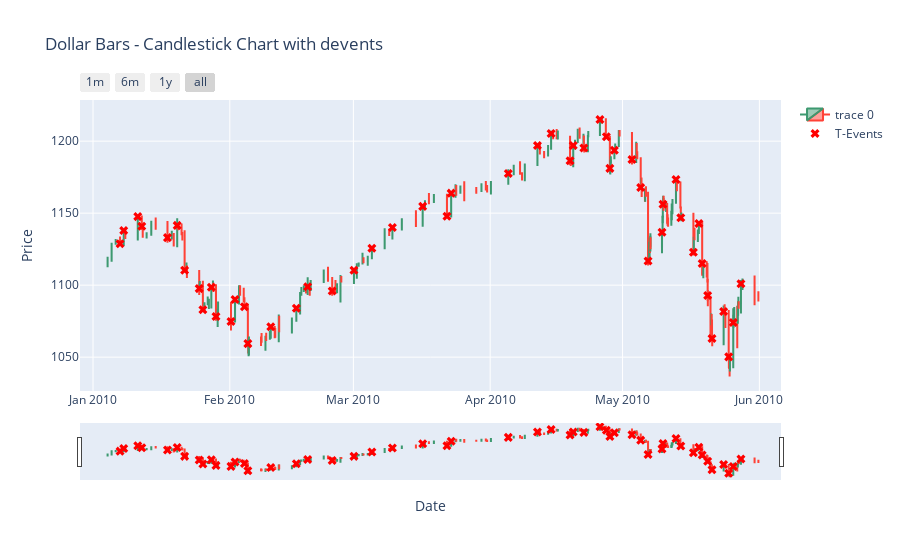

The cell this chart's notebook holds for it:
### Code cell
# Dollar Bars Analysis with date range control
start_date = '2010-01-01'
end_date = '2010-06-01'

# Filter data by date range
mask = (dollar_bars.index >= start_date) & (dollar_bars.index < end_date)
dollar_bars_filtered = dollar_bars[mask]

fig = go.Figure(data=[go.Candlestick(x=dollar_bars_filtered.index,
                open=dollar_bars_filtered['open'],
                high=dollar_bars_filtered['high'],
                low=dollar_bars_filtered['low'],
                close=dollar_bars_filtered['close'])])

# Add devents overlay
devents_subset = devents[devents.isin(dollar_bars_filtered.index)]
if len(devents_subset) > 0:
    devent_prices = dollar_bars.loc[devents_subset, 'close']
    fig.add_trace(go.Scatter(
        x=devents_subset,
        y=devent_prices,
        mode='markers',
        marker=dict(color='red', size=8, symbol='x'),
        name='T-Events'
    ))

fig.update_layout(
    title='Dollar Bars - Candlestick Chart with devents', 
    xaxis_title='Date', 
    yaxis_title='Price',
    xaxis=dict(
        rangeselector=dict(
            buttons=list([
                dict(count=1, label="1m", step="month", stepmode="backward"),
                dict(count=6, label="6m", step="month", stepmode="backward"),
                dict(count=1, label="1y", step="year", stepmode="backward"),
                dict(step="all")
            ])
        ),
        rangeslider=dict(visible=True),
        type="date"
    )
)
fig.show()

### Figure 1 — Plotly figure (JSON) as saved in the notebook; plotly's stock layout.template omitted (floating-point values rounded to 4 significant figures; data arrays with more than 128 entries replaced by an {"elided": "..."} marker saying what was removed)
{"data": [{"close": {"elided": "213 float values"}, "high": {"elided": "213 float values"}, "low": {"elided": "213 float values"}, "open": {"elided": "213 float values"}, "type": "candlestick", "x": {"elided": "213 str values"}}, {"marker": {"color": "red", "size": 8, "symbol": "x"}, "mode": "markers", "name": "T-Events", "type": "scatter", "x": ["2010-01-07T03:05:55.000000000", "2010-01-07T23:07:48.000000000", "2010-01-11T03:28:15.000000000", "2010-01-12T01:17:28.000000000", "2010-01-17T21:03:50.000000000", "2010-01-20T01:55:42.000000000", "2010-01-21T18:14:21.000000000", "2010-01-25T01:35:36.000000000", "2010-01-25T21:34:51.000000000", "2010-01-27T19:31:26.000000000", "2010-01-28T20:44:56.000000000", "2010-02-01T06:22:18.000000000", "2010-02-02T04:25:55.000000000", "2010-02-04T07:31:49.000000000", "2010-02-05T02:15:24.000000000", "2010-02-10T06:49:45.000000000", "2010-02-16T01:53:08.000000000", "2010-02-18T15:32:44.000000000", "2010-02-24T04:48:40.000000000", "2010-03-01T03:09:30.000000000", "2010-03-05T04:42:54.000000000", "2010-03-09T20:20:31.000000000", "2010-03-16T17:00:00.000000000", "2010-03-22T05:01:33.000000000", "2010-03-23T03:51:13.000000000", "2010-04-05T02:32:15.000000000", "2010-04-11T17:04:31.000000000", "2010-04-14T19:22:07.000000000", "2010-04-19T02:25:35.000000000", "2010-04-19T19:44:13.000000000", "2010-04-22T05:29:26.000000000", "2010-04-25T20:59:28.000000000", "2010-04-27T07:56:47.000000000", "2010-04-28T03:03:27.000000000", "2010-04-29T03:38:25.000000000", "2010-05-03T03:13:20.000000000", "2010-05-05T02:44:42.000000000", "2010-05-06T18:37:31.000000000", "2010-05-09T22:30:28.000000000", "2010-05-10T03:53:43.000000000", "2010-05-13T02:32:50.000000000", "2010-05-14T04:45:33.000000000", "2010-05-17T01:16:18.000000000", "2010-05-18T07:03:20.000000000", "2010-05-19T01:01:00.000000000", "2010-05-20T06:52:18.000000000", "2010-05-21T06:26:52.000000000", "2010-05-23T21:46:29.000000000", "2010-05-25T01:14:56.000000000", "2010-05-26T02:00:23.000000000", "2010-05-27T19:53:35.000000000"], "y": [1129.0, 1138.0, 1148.0, 1141.0, 1133.0, 1142.0, 1110.0, 1098.0, 1083.0, 1099.0, 1078.0, 1075.0, 1090.0, 1085.0, 1059.0, 1071.0, 1084.0, 1099.0, 1096.0, 1110.0, 1126.0, 1140.0, 1155.0, 1148.0, 1164.0, 1178.0, 1197.0, 1205.0, 1186.0, 1197.0, 1195.0, 1215.0, 1203.0, 1181.0, 1194.0, 1187.0, 1168.0, 1117.0, 1137.0, 1156.0, 1173.0, 1147.0, 1123.0, 1143.0, 1115.0, 1093.0, 1063.0, 1082.0, 1050.0, 1074.0, 1101.0]}], "layout": {"title": {"text": "Dollar Bars - Candlestick Chart with devents"}, "xaxis": {"rangeselector": {"buttons": [{"count": 1, "label": "1m", "step": "month", "stepmode": "backward"}, {"count": 6, "label": "6m", "step": "month", "stepmode": "backward"}, {"count": 1, "label": "1y", "step": "year", "stepmode": "backward"}, {"step": "all"}]}, "rangeslider": {"visible": true}, "title": {"text": "Date"}, "type": "date"}, "yaxis": {"title": {"text": "Price"}}}}
